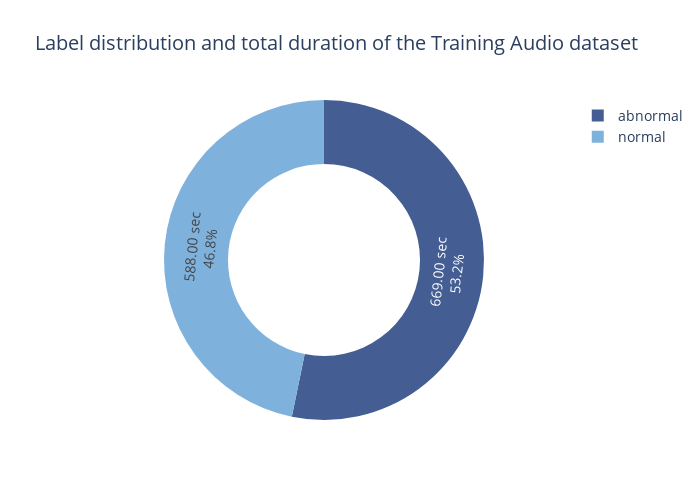

Notebook cell for this chart:
### Code cell
# Calculate the duration for each audio file
train['duration'] = (train['offset'] + slice_size) - (train['offset'] % slice_size)

# Calculate the total duration for each label
label_durations = train.groupby('label')['duration'].sum().reset_index()

# Prepare the data for the pie chart
fig_pie = px.pie(values=label_durations['duration'], names=label_durations['label'],
                 title='Label distribution and total duration of the Training Audio dataset',
                 color_discrete_sequence = ['#445e93', '#7eb2dd'],
                 hole = 0.6)

# Set the plot size
fig_pie.update_layout(height=500, width=700)

# Add custom text to the pie chart slices
fig_pie.update_traces(text=['{:.2f} sec'.format(d) for d in fig_pie.data[0].values],
                      textposition='inside',
                      hoverinfo='skip',
                      textfont=dict(size=14))

# Increase the size of the title and legend text
fig_pie.update_layout(title_font=dict(size=20),
                      legend_font=dict(size=14))

# Display the pie chart
fig_pie.show()

### Figure 1 — Plotly figure (JSON) as saved in the notebook; plotly's stock layout.template omitted (floating-point values rounded to 4 significant figures)
{"data": [{"domain": {"x": [0, 1], "y": [0, 1]}, "hole": 0.6, "hoverinfo": "skip", "hovertemplate": "label=%{label}<br>value=%{value}<extra></extra>", "labels": ["abnormal", "normal"], "legendgroup": "", "name": "", "showlegend": true, "text": ["669.00 sec", "588.00 sec"], "textfont": {"size": 14}, "textposition": "inside", "type": "pie", "values": [669, 588]}], "layout": {"height": 500, "legend": {"font": {"size": 14}, "tracegroupgap": 0}, "piecolorway": ["#445e93", "#7eb2dd"], "title": {"font": {"size": 20}, "text": "Label distribution and total duration of the Training Audio dataset"}, "width": 700}}
